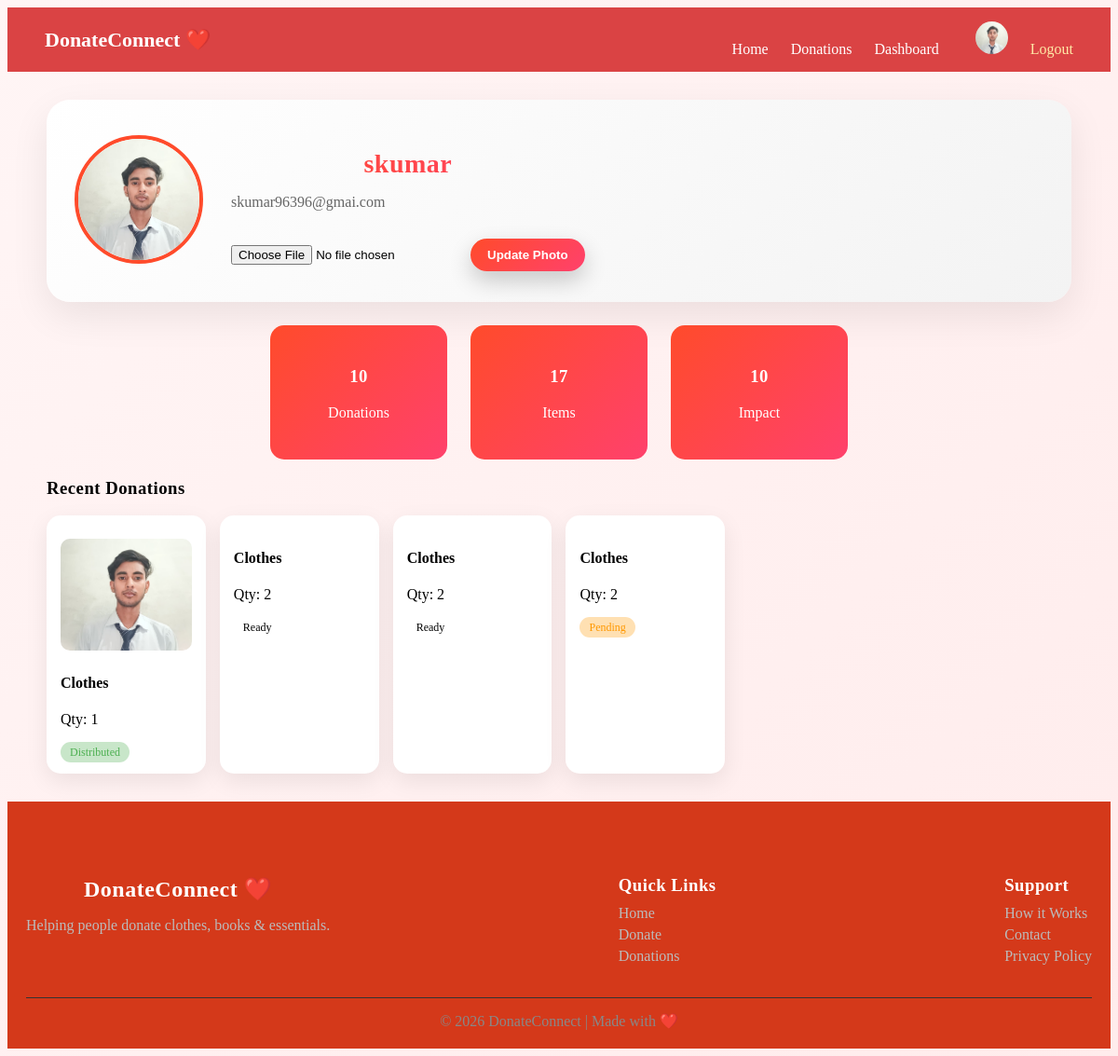
/profile/ (signed in), run on the app's committed database.
### ngo/models.py (models this page shows, shortened)
class Profile(models.Model):
    user = models.OneToOneField(User, on_delete=models.CASCADE)
    image = models.ImageField(upload_to='profiles/', default='profiles/default.png')

class Donation(models.Model):
    user = models.ForeignKey(
        User,
        on_delete=models.CASCADE,
        null=True,
        related_name='donations'
    )
    assigned_to = models.ForeignKey(
        User,
        on_delete=models.SET_NULL,
        null=True,
        blank=True,
        related_name='assigned_donations'
    )
    name = models.CharField(max_length=100)
    item_type = models.CharField(max_length=50)
    quantity = models.IntegerField()
    address = models.TextField()
    phone = models.CharField(max_length=15, null=True, blank=True)
    email = models.EmailField(null=True, blank=True)
    STATUS_CHOICES = [
        ('Pending', 'Pending'),
        ('Ready', 'Ready for Pickup'),
        ('Picked', 'Picked'),
        ('Distributed', 'Distributed'),
        ('Completed', 'Completed'),
        ('Rejected', 'Rejected'),
    ]
    status = models.CharField(
        max_length=20,
        choices=STATUS_CHOICES,
        default='Pending'
    )
    pickup_date = models.DateField(null=True, blank=True)
    created_at = models.DateTimeField(auto_now_add=True)
    latitude = models.FloatField(null=True, blank=True)
    longitude = models.FloatField(null=True, blank=True)
    image = models.ImageField(upload_to='donations/', null=True, blank=True)

### ngo/views.py (the view)
# urls.py: path('profile/', views.profile, name='profile'),
@login_required
def profile(request):
    profile, created = Profile.objects.get_or_create(user=request.user)
    donations = Donation.objects.filter(user=request.user)
    total_items = sum(d.quantity for d in donations)
    if request.method == "POST":
        if request.FILES.get('image'):
            profile.image = request.FILES.get('image')
            profile.save()
    return render(request, 'ngo/profile.html', {
        'profile': profile,
        'donations': donations,
        'total_items': total_items
    })

### ngo/templates/ngo/profile.html (shortened to what this page needs)
{% extends 'ngo/base.html' %}
{% block content %}
<div class="profile-container">
<div class="profile-card new-profile">
    <div class="avatar-box">
        <img src="{{ profile.image.url }}" class="avatar">
    </div>
    <div class="profile-info">
        <h2>{{ request.user.username }}</h2>
        <p>{{ request.user.email }}</p>
        <form method="POST" enctype="multipart/form-data" class="upload-form">
            <input type="file" name="image" class="file-input">
            <button type="submit" class="btn">Update Photo</button>
        </form>
    </div>
</div>
<div class="profile-stats new-stats">
    <div class="stat-box">
        <h3>{{ donations|length }}</h3>
        <p>Donations</p>
    </div>
    <div class="stat-box">
        <h3>{{ total_items }}</h3>
        <p>Items</p>
    </div>
    <div class="stat-box">
        <h3>{{ donations|length }}</h3>
        <p>Impact</p>
    </div>
</div>
    <h3 style="margin-top:20px;">Recent Donations</h3>
    <div class="donation-grid">
        {% for d in donations|slice:":4" %}
        <div class="donation-card">
            {% if d.image %}
                <img src="{{ d.image.url }}" class="card-img">
            {% endif %}
            <h4>{{ d.item_type }}</h4>
            <p>Qty: {{ d.quantity }}</p>
            <span class="status {{ d.status|lower }}">
                {{ d.status }}
            </span>
        </div>
        {% endfor %}
    </div>
</div>
{% endblock %}

### ngo/templates/ngo/base.html (shortened to what this page needs)
{% load static %}
<!DOCTYPE html>
<html>
<head>
<link rel="stylesheet" href="{% static 'css/style.css' %}?v=30000">
    <link rel="stylesheet" href="https://unpkg.com/leaflet/dist/leaflet.css" />
    <link rel="stylesheet" href="https://cdnjs.cloudflare.com/ajax/libs/font-awesome/6.5.0/css/all.min.css">
</head>
<body>
<nav class="navbar">
    <div class="nav-left">
        <a href="/" class="logo">DonateConnect ❤️</a>
    </div>
    <div class="nav-right">
        <a href="/" class="{% if request.path == '/' %}active{% endif %}">Home</a>
        <a href="/donations/" class="{% if '/donations' in request.path %}active{% endif %}">
            Donations
        </a>
        {% if user.is_authenticated %}
            <a href="/dashboard/">Dashboard</a>
<a href="/profile/" class="profile-link">
    <img src="{{ user.profile.image.url }}" class="nav-avatar">
</a>
            <a href="/logout/" class="logout">Logout</a>
        {% endif %}
    </div>
</nav>
<div class="container">
    {% block content %}
    {% endblock %}
</div>
<footer class="footer">
    <div class="footer-container">
        <div>
            <h2>DonateConnect ❤️</h2>
            <p>Helping people donate clothes, books & essentials.</p>
        </div>
        <div>
            <h3>Quick Links</h3>
            <a href="/">Home</a>
            <a href="/donate/">Donate</a>
            <a href="/donations/">Donations</a>
        </div>
        <div>
            <h3>Support</h3>
            <a href="#">How it Works</a>
            <a href="#">Contact</a>
            <a href="#">Privacy Policy</a>
        </div>
    </div>
    <div class="footer-bottom">
        © 2026 DonateConnect | Made with ❤️
    </div>
</footer>
</body>
</html>

### ngo/static/css/style.css (style rules this page uses)
nav { display: flex; justify-content: space-between; align-items: center; padding: 15px 40px; background: #d63031; color: white; }
nav a { color: white; text-decoration: none; }
h2 { color: #d63030; text-align: center; }
.btn { margin-top: 20px; padding: 14px 30px; border-radius: 30px; background: linear-gradient(135deg, #ff3e3e, #ff7675); color: white; font-weight: bold; text-decoration: none; box-shadow: 0 10px 25px rgba(0,0,0,0.2); transition: 0.3s; }
body { background: linear-gradient(135deg, #fff5f5, #ffecec); }
.footer { background: #d4391a; color: #eee; padding: 60px 20px 20px; }
.footer-container { display: flex; justify-content: space-between; flex-wrap: wrap; gap: 30px; }
.footer h2, .footer h3 { color: white; margin-bottom: 10px; }
.footer p { color: #bbb; }
.footer a { display: block; color: #bbb; margin: 5px 0; text-decoration: none; }
.footer-bottom { text-align: center; margin-top: 30px; border-top: 1px solid #333; padding-top: 15px; color: #888; }
.status { padding: 4px 8px; border-radius: 6px; font-size: 12px; }
.navbar { position: sticky; top: 0; z-index: 1000; display: flex; justify-content: space-between; align-items: center; padding: 15px 40px; background: rgba(214, 48, 49, 0.9); backdrop-filter: blur(10px); color: white; }
.logo { font-size: 22px; font-weight: bold; color: white; text-decoration: none; }
.nav-right a { margin-left: 20px; color: white; text-decoration: none; position: relative; }
.nav-right a::after { content: ""; position: absolute; width: 0%; height: 2px; background: white; bottom: -5px; left: 0; transition: 0.3s; }
.logout { color: #ffeaa7 !important; }
.nav-avatar { width: 35px; height: 35px; border-radius: 50%; object-fit: cover; margin-left: 15px; }
.status { padding: 4px 10px; border-radius: 20px; font-size: 12px; }
.status.pending { background: #ffe0b2; color: #ff9800; }
.status.distributed { background: #c8e6c9; color: #4caf50; }
.card-img { width: 100%; border-radius: 10px; margin-top: 10px; }
.profile-container { padding: 30px; }
.profile-card { display: flex; gap: 20px; background: #fff; padding: 20px; border-radius: 15px; box-shadow: 0 5px 20px rgba(0,0,0,0.08); }
.avatar { width: 120px; height: 120px; border-radius: 50%; object-fit: cover; }
.profile-stats { display: flex; justify-content: space-around; margin-top: 20px; }
.donation-grid { display: grid; grid-template-columns: repeat(auto-fill, minmax(150px, 1fr)); gap: 15px; }
.donation-card { background: white; padding: 15px; border-radius: 15px; box-shadow: 0 8px 25px rgba(0,0,0,0.08); transition: 0.3s; }
.card-img { height: 120px; object-fit: cover; }
.new-profile { display: flex; align-items: center; gap: 20px; background: linear-gradient(135deg, #fff, #f8f8f8); padding: 25px; border-radius: 20px; box-shadow: 0 10px 30px rgba(0,0,0,0.08); }
.new-stats { display: flex; justify-content: center; gap: 25px; margin-top: 25px; }
.stat-box { background: linear-gradient(135deg, #ff4b2b, #ff416c); color: white; padding: 25px; border-radius: 15px; width: 140px; text-align: center; transition: 0.3s; }
h2, h3 { letter-spacing: 0.5px; }
.profile-container { max-width: 1100px; margin: auto; }
.new-profile { display: flex; align-items: center; gap: 30px; padding: 30px; border-radius: 25px; background: linear-gradient(135deg, #ffffff, #f3f3f3); box-shadow: 0 15px 40px rgba(0,0,0,0.08); }
.avatar-box { position: relative; }
.avatar { width: 130px; height: 130px; border-radius: 50%; object-fit: cover; border: 4px solid #ff4b2b; }
.profile-info h2 { font-size: 28px; margin-bottom: 5px; color: #222; }
.profile-info p { color: #666; margin-bottom: 10px; }
.file-input { margin-bottom: 10px; }
.upload-form .btn { background: linear-gradient(135deg, #ff4b2b, #ff416c); border: none; padding: 10px 18px; border-radius: 25px; color: white; cursor: pointer; transition: 0.3s; }
.profile-info h2 { background: linear-gradient(45deg, #ff4b2b, #ff416c); background-clip: text; -webkit-background-clip: text; -webkit-text-fill-color: transparent; }

### data on the page
Profile: image (picture)
Donation: image (picture), item_type "Clothes", quantity "1", status "Distributed"
Donation: item_type "Clothes", quantity "2", status "Ready"
Donation: item_type "Clothes", quantity "2", status "Ready"
Donation: item_type "Clothes", quantity "2", status "Pending"

### other printed values
{{ request.user.username }} "skumar"
{{ request.user.email }} "skumar96396@gmai.com"
{{ donations|length }} "10"
{{ total_items }} "17"
